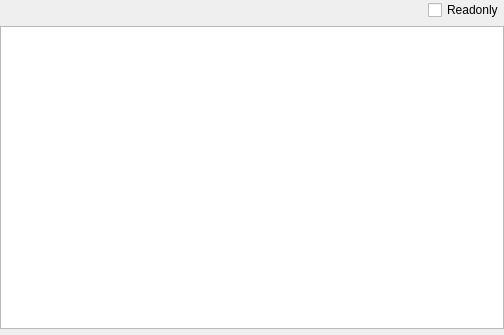
<?xml version="1.0" encoding="UTF-8"?>
<ui version="4.0">
 <class>SectionHeaderWidget</class>
 <widget class="QWidget" name="SectionHeaderWidget">
  <property name="geometry">
   <rect>
    <x>0</x>
    <y>0</y>
    <width>504</width>
    <height>335</height>
   </rect>
  </property>
  <property name="windowTitle">
   <string notr="true">Form</string>
  </property>
  <layout class="QVBoxLayout" name="verticalLayout">
   <property name="leftMargin">
    <number>0</number>
   </property>
   <property name="topMargin">
    <number>0</number>
   </property>
   <property name="rightMargin">
    <number>0</number>
   </property>
   <property name="bottomMargin">
    <number>0</number>
   </property>
   <item>
    <layout class="QHBoxLayout" name="horizontalLayout">
     <property name="sizeConstraint">
      <enum>QLayout::SetDefaultConstraint</enum>
     </property>
     <item>
      <spacer name="horizontalSpacer">
       <property name="orientation">
        <enum>Qt::Horizontal</enum>
       </property>
       <property name="sizeHint" stdset="0">
        <size>
         <width>40</width>
         <height>20</height>
        </size>
       </property>
      </spacer>
     </item>
     <item>
      <widget class="QCheckBox" name="checkBoxReadonly">
       <property name="text">
        <string>Readonly</string>
       </property>
      </widget>
     </item>
    </layout>
   </item>
   <item>
    <widget class="QTableWidget" name="tableWidget_Section">
     <property name="contextMenuPolicy">
      <enum>Qt::CustomContextMenu</enum>
     </property>
     <property name="editTriggers">
      <set>QAbstractItemView::NoEditTriggers</set>
     </property>
     <property name="selectionMode">
      <enum>QAbstractItemView::SingleSelection</enum>
     </property>
     <property name="selectionBehavior">
      <enum>QAbstractItemView::SelectRows</enum>
     </property>
     <attribute name="horizontalHeaderVisible">
      <bool>false</bool>
     </attribute>
     <attribute name="verticalHeaderVisible">
      <bool>false</bool>
     </attribute>
     <attribute name="verticalHeaderDefaultSectionSize">
      <number>21</number>
     </attribute>
    </widget>
   </item>
   <item>
    <widget class="ToolsWidget" name="widgetHex_Section" native="true">
     <property name="maximumSize">
      <size>
       <width>16777215</width>
       <height>200</height>
      </size>
     </property>
    </widget>
   </item>
  </layout>
 </widget>
 <customwidgets>
  <customwidget>
   <class>ToolsWidget</class>
   <extends>QWidget</extends>
   <header>toolswidget.h</header>
   <container>1</container>
  </customwidget>
 </customwidgets>
 <resources/>
 <connections/>
</ui>
